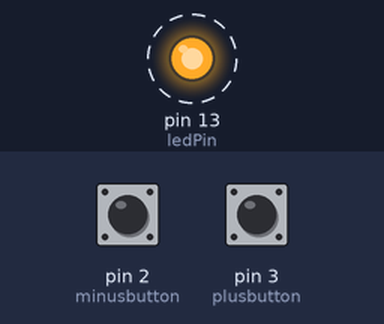
Bench run of a sketch on a simulated Arduino Uno, built with avr-gcc and run on an emulated ATmega328P. On the bench: output pins drawn as LEDs (lit = HIGH). Dashed ring = blinking. The test bench sets the inputs (shaded band); at power-on: pin 2 (minusbutton) HIGH, pin 3 (plusbutton) HIGH.

Above: at 0.2 s.
Timing chart, 0 to 3.0 s (numbered marks = the images above):
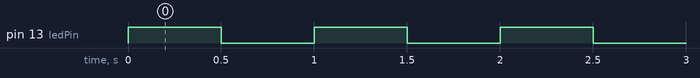

The sketch:

Blink2.ino
```cpp
const byte ledPin = 13;
const byte plusbutton = 3;
const byte minusbutton = 2;
volatile int sleeping = 500;

void setup() {
  pinMode(ledPin, OUTPUT);
  pinMode(plusbutton, INPUT_PULLUP);
  pinMode(minusbutton, INPUT_PULLUP);
  attachInterrupt(digitalPinToInterrupt(plusbutton), inc, FALLING);
  attachInterrupt(digitalPinToInterrupt(minusbutton), dec, FALLING);
}

void loop() {
  digitalWrite(ledPin, HIGH);
  delay(sleeping);
  digitalWrite(ledPin, LOW);
  delay(sleeping);
}

void inc() {
  sleeping -= 50;
}

void dec() {
  sleeping += 50;
}
```

Measured:
- by itself, pin 13 (ledPin): alternates HIGH for 0.50 s and LOW for 0.50 s
